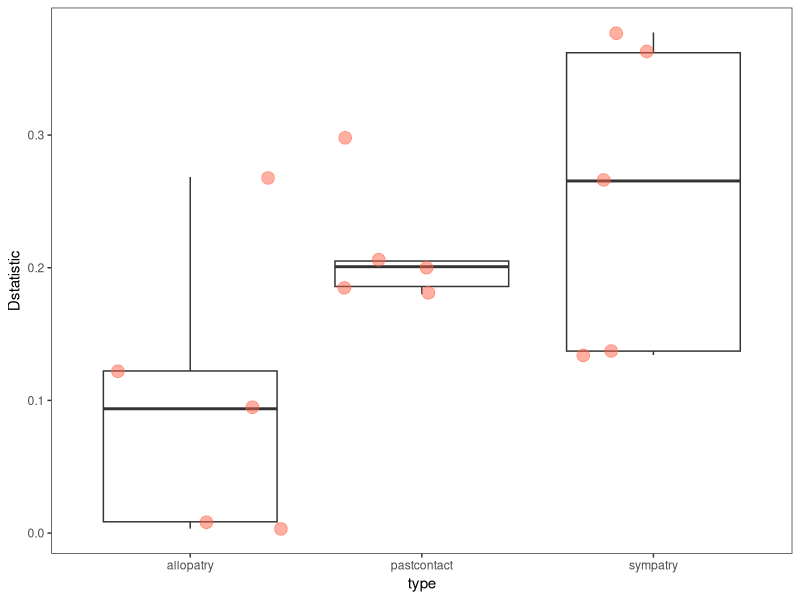
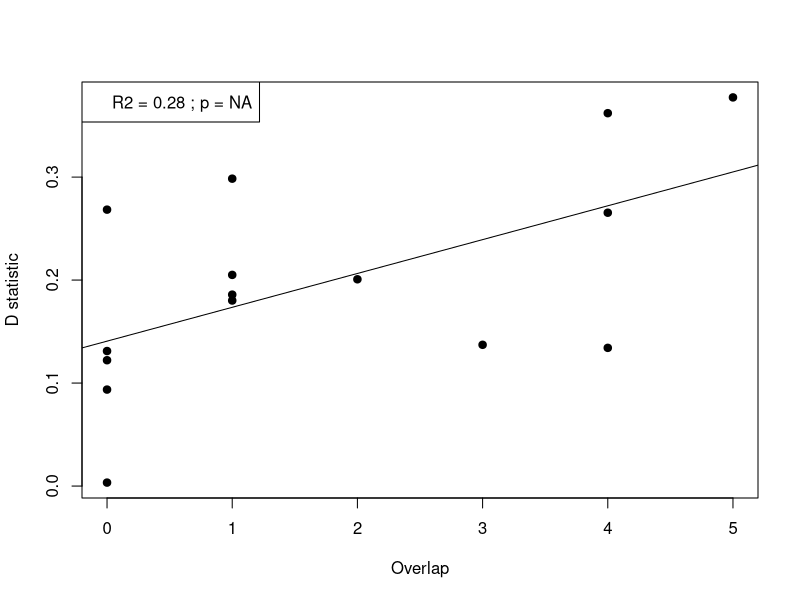
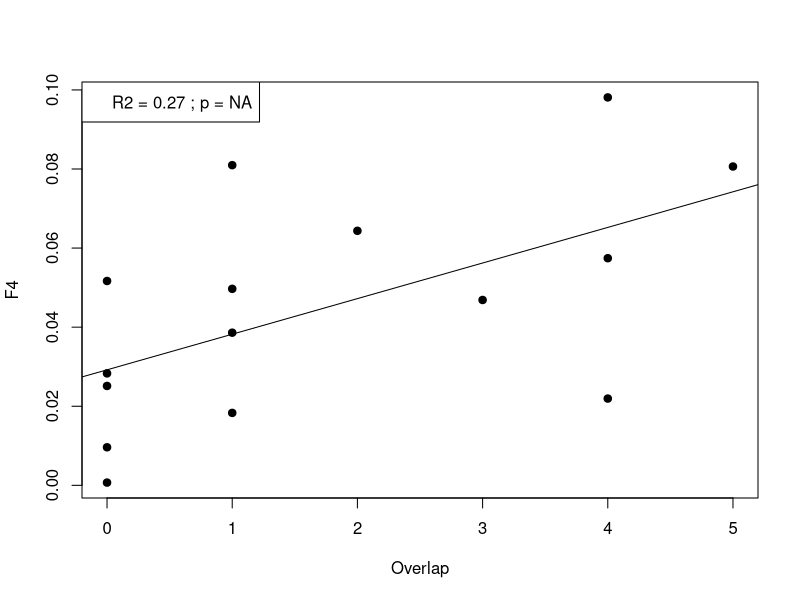
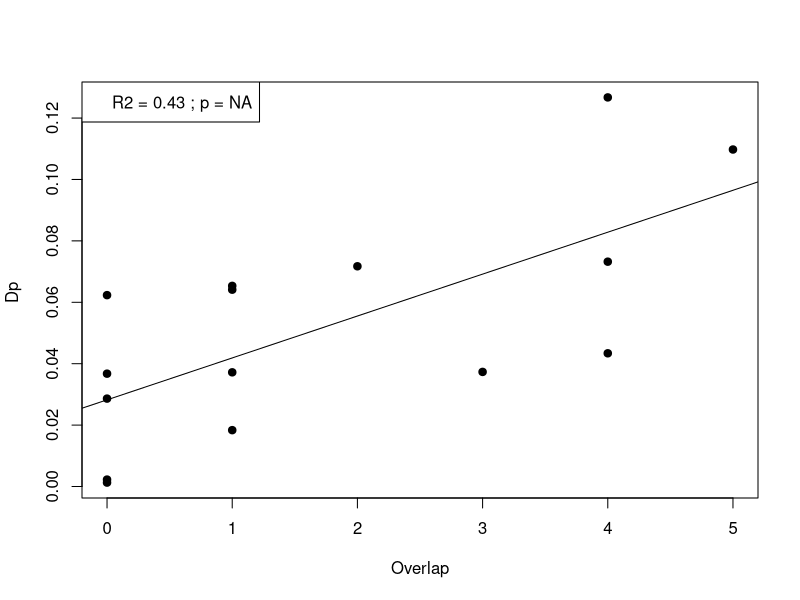
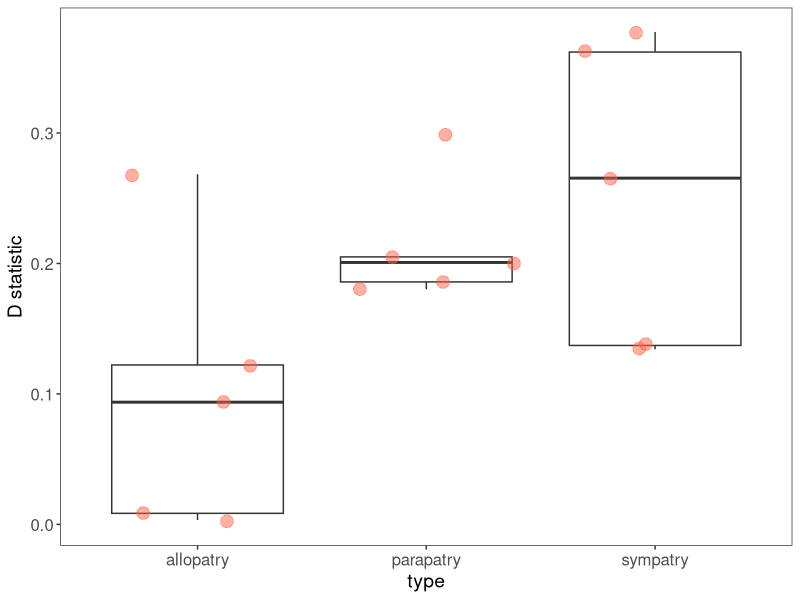
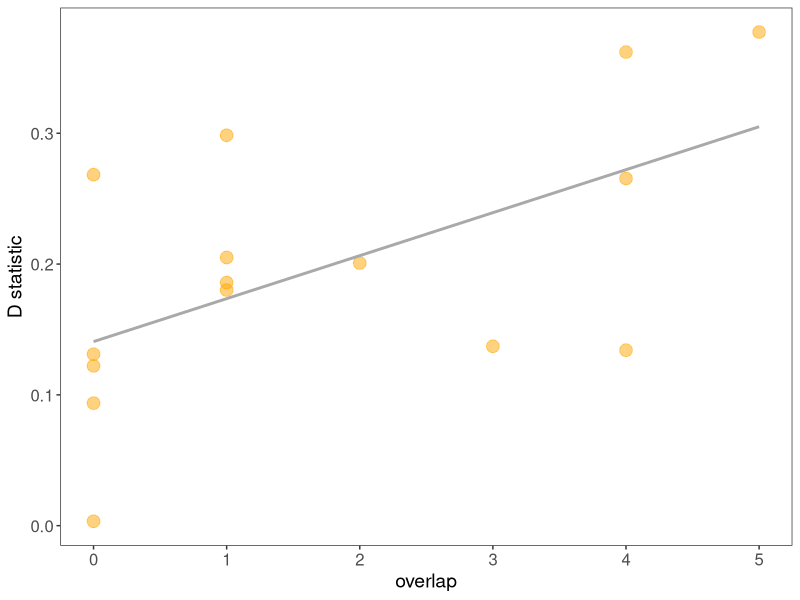

Write the R code that produced these figures, in order.
## ---- chunk 1


library("ggplot2")
library("ggthemes")
data<-read.table("allBBAA2.txt",h=T)

data<-data[-c(12,15,18),] # 12 15 and 18 for sets2.txt Those had a minimum D value not matching the trees, suggesting possible incongruence on the tree
colnames(data)
## ---- chunk 2
myplot<-ggplot(data = data, mapping = aes(x =type , y = Dstatistic)) +
  geom_boxplot(alpha = 0) +
  geom_jitter(alpha = 0.5, color = "tomato",pch=19,cex=4) 
myplot + theme_bw() + theme( panel.grid.major = element_blank(), panel.grid.minor = element_blank())
wilcox.test(data$Dstatistic[11:15],(data$Dstatistic[6:10])) # past contact vs allopatry
wilcox.test(data$Dstatistic[1:5],(data$Dstatistic[11:15])) # sympatry vs allopatry
wilcox.test(data$Dstatistic[1:10],(data$Dstatistic[11:15])) # past contact and sympatry  
## ---- chunk 3
data_overlap<-read.table("allBBAA.j.txt",h=T)

### D-statistic

plot(data_overlap$overlap,data_overlap$Dstatistic,pch=19,xlab = "Overlap",ylab="D statistic")
model<- lm(data_overlap$Dstatistic~data_overlap$overlap)
abline(model) 
legend("topleft",paste("R2 =",round(as.numeric(summary(model)[9]),2),"; p =",round(as.numeric( (summary(model)$coefficients[9])),2)))
summary(lm(data_overlap$Dstatistic~data_overlap$overlap))

### f4
plot(data_overlap$overlap,data_overlap$f4,pch=19,xlab = "Overlap",ylab="F4")
model<- lm(data_overlap$f4~data_overlap$overlap)
abline(model) 
legend("topleft",paste("R2 =",round(as.numeric(summary(model)[9]),2),"; p =",round(as.numeric( (summary(model)$coefficients[9])),2)))
summary(lm(data_overlap$f4~data_overlap$overlap))

## ---- chunk 4
data$Dp<-abs(data$ABBA-data$BABA)/(data$BBAA+data$ABBA+data$BABA)
cor.test(data$Dp,data$Dstatistic)
data_overlap<-read.table("allBBAA.j.txt",h=T)
plot(data_overlap$overlap,data$Dp,pch=19,xlab = "Overlap",ylab="Dp ")
model<- lm(data$Dp~data_overlap$overlap)
abline(model) 
legend("topleft",paste("R2 =",round(as.numeric(summary(model)[9]),2),"; p =",round(as.numeric( (summary(model)$coefficients[9])),2)))
summary(model)



#summary(lm(data_overlap$Dstatistic~data$Dp))#
write.table(data,"BBAAwithDp.txt",quote=F,row.names=F,sep="\t")
## ---- chunk 5
data$type<-c("sympatry", "sympatry", "sympatry", "sympatry", "sympatry", "parapatry", "parapatry", "parapatry", "parapatry", "parapatry", "allopatry", "allopatry", "allopatry", "allopatry", "allopatry")


library("ggplot2")
## ---- chunk 6

myplot<-ggplot(data = data, mapping = aes(x =type , y = Dstatistic)) +
  geom_boxplot(alpha = 0) +labs(y="D statistic",cex=5)+geom_jitter(alpha = 0.5, color = "tomato",pch=19,cex=4) 
myplot + theme_bw() + theme( panel.grid.major = element_blank(),                            panel.grid.minor = element_blank(),axis.text=element_text(size=12),
                             axis.title=element_text(size=14))
## ---- chunk 7
data_overlap<-read.table("allBBAA.j.txt",h=T)
data$Dp<-abs(data$ABBA-data$BABA)/(data$BBAA+data$ABBA+data$BABA)
cor.test(data$Dp,data$Dstatistic)
data_overlap$Dp<-data$Dp



myplot<-ggplot(data_overlap, aes(x=overlap, Dstatistic )) +
  geom_point(color="orange",pch=19,cex=4,alpha=0.5)+
  geom_smooth(method=lm, se=FALSE,
              color="darkgrey")+labs(y="D statistic",cex=5)

myplot + theme_bw() + theme( panel.grid.major = element_blank(),                            panel.grid.minor = element_blank(),axis.text=element_text(size=12),
                             axis.title=element_text(size=14)) 
